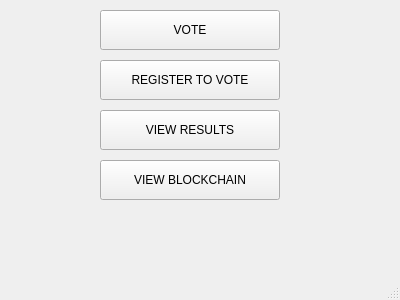
<?xml version="1.0" encoding="UTF-8"?>
<ui version="4.0">
 <class>MainWindow</class>
 <widget class="QMainWindow" name="MainWindow">
  <property name="enabled">
   <bool>true</bool>
  </property>
  <property name="geometry">
   <rect>
    <x>0</x>
    <y>0</y>
    <width>400</width>
    <height>300</height>
   </rect>
  </property>
  <property name="windowTitle">
   <string>Main Menu</string>
  </property>
  <widget class="QWidget" name="centralwidget">
   <widget class="QPushButton" name="btnLogin">
    <property name="geometry">
     <rect>
      <x>100</x>
      <y>10</y>
      <width>180</width>
      <height>40</height>
     </rect>
    </property>
    <property name="text">
     <string>VOTE</string>
    </property>
   </widget>
   <widget class="QPushButton" name="btnRegister">
    <property name="geometry">
     <rect>
      <x>100</x>
      <y>60</y>
      <width>180</width>
      <height>40</height>
     </rect>
    </property>
    <property name="text">
     <string>REGISTER TO VOTE</string>
    </property>
   </widget>
   <widget class="QPushButton" name="btnResults">
    <property name="geometry">
     <rect>
      <x>100</x>
      <y>110</y>
      <width>180</width>
      <height>40</height>
     </rect>
    </property>
    <property name="text">
     <string>VIEW RESULTS</string>
    </property>
   </widget>
   <widget class="QPushButton" name="btnBlockchain">
    <property name="geometry">
     <rect>
      <x>100</x>
      <y>160</y>
      <width>180</width>
      <height>40</height>
     </rect>
    </property>
    <property name="text">
     <string>VIEW BLOCKCHAIN</string>
    </property>
   </widget>
  </widget>
  <widget class="QMenuBar" name="menubar">
   <property name="geometry">
    <rect>
     <x>0</x>
     <y>0</y>
     <width>400</width>
     <height>42</height>
    </rect>
   </property>
  </widget>
  <widget class="QStatusBar" name="statusbar"/>
 </widget>
 <resources/>
 <connections/>
</ui>
